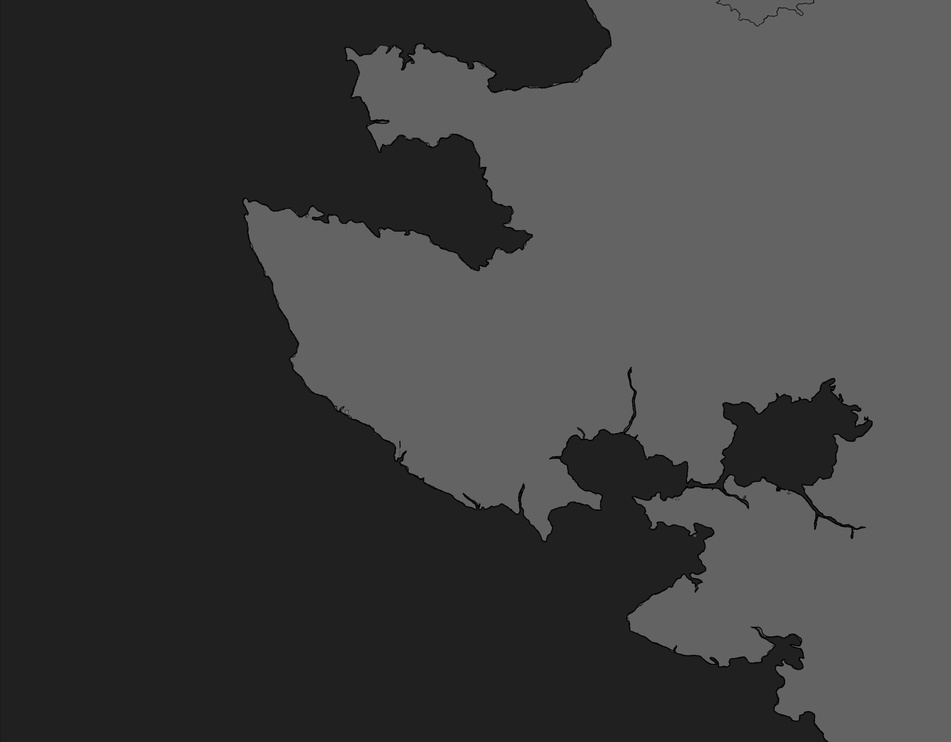
#> input picture advanced stuff/eu4/heightmap.jpg, 951 x 742 px, shrunk from 2623 x 2048 before the run
$ python 'eu4 heightmap.py'
#> lines starting #> are read from the running program, lines starting #| are printed output that depends on the picture
#! python3
# made for tyrants and martyrs game

from PIL import Image
from PIL import ImageColor
import random
im = Image.open('heightmap.jpg')
#> im is the input picture: PIL image 951x742 L; min 0, max 121, mean 61.9
widht, height = im.size
#> widht = 951; height = 742
for x in range(widht):
    for y in range(height):
        im.putpixel((x, y), (random.randint(95, 120)))
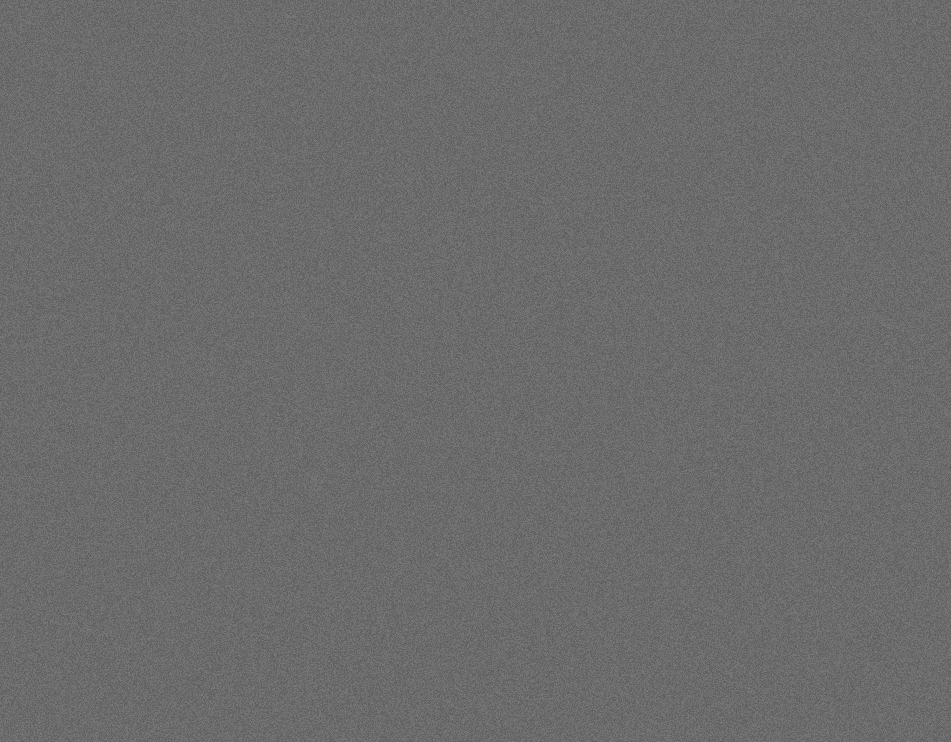
#> im: PIL image 951x742 L; min 95, max 120, mean 107.5

#im = im.convert('L')
im.save('heightmap1.jpg')

im = Image.open('heightmap.jpg')
widht, height = im.size
for x in range(widht):
    for y in range(height):
        im.putpixel((x, y), (random.randint(1, 50)))
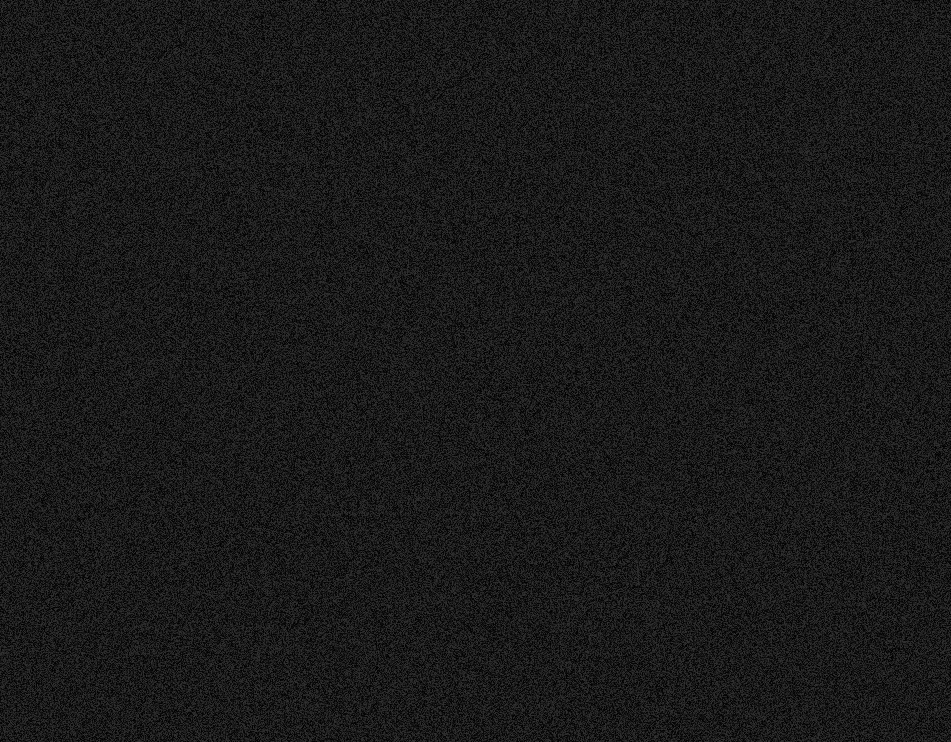
#> im: PIL image 951x742 L; min 1, max 50, mean 25.5

im.save('heightmap2.jpg')
